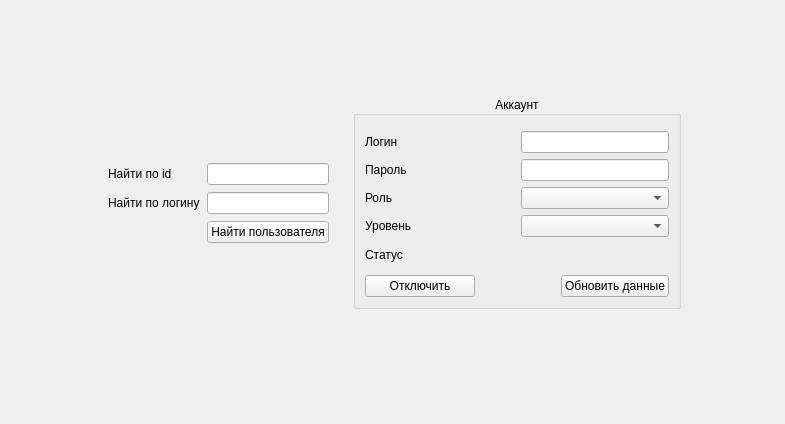
<?xml version="1.0" encoding="UTF-8"?>
<ui version="4.0">
 <class>ProfileEdit</class>
 <widget class="QWidget" name="ProfileEdit">
  <property name="geometry">
   <rect>
    <x>0</x>
    <y>0</y>
    <width>785</width>
    <height>424</height>
   </rect>
  </property>
  <property name="windowTitle">
   <string>Form</string>
  </property>
  <layout class="QHBoxLayout" name="horizontalLayout">
   <item>
    <spacer name="horizontalSpacer">
     <property name="orientation">
      <enum>Qt::Horizontal</enum>
     </property>
     <property name="sizeHint" stdset="0">
      <size>
       <width>40</width>
       <height>20</height>
      </size>
     </property>
    </spacer>
   </item>
   <item>
    <layout class="QVBoxLayout" name="layUsersAndLabelInfo">
     <property name="spacing">
      <number>0</number>
     </property>
     <property name="leftMargin">
      <number>0</number>
     </property>
     <item>
      <spacer name="verticalSpacer_6">
       <property name="orientation">
        <enum>Qt::Vertical</enum>
       </property>
       <property name="sizeHint" stdset="0">
        <size>
         <width>20</width>
         <height>40</height>
        </size>
       </property>
      </spacer>
     </item>
     <item>
      <layout class="QHBoxLayout" name="lay_userForms" stretch="0,0">
       <property name="spacing">
        <number>20</number>
       </property>
       <property name="leftMargin">
        <number>0</number>
       </property>
       <item>
        <layout class="QVBoxLayout" name="lay_userSearch">
         <property name="spacing">
          <number>7</number>
         </property>
         <property name="leftMargin">
          <number>2</number>
         </property>
         <property name="topMargin">
          <number>2</number>
         </property>
         <property name="rightMargin">
          <number>2</number>
         </property>
         <property name="bottomMargin">
          <number>2</number>
         </property>
         <item>
          <spacer name="verticalSpacer_3">
           <property name="orientation">
            <enum>Qt::Vertical</enum>
           </property>
           <property name="sizeHint" stdset="0">
            <size>
             <width>20</width>
             <height>40</height>
            </size>
           </property>
          </spacer>
         </item>
         <item>
          <layout class="QFormLayout" name="formLayout_2">
           <property name="horizontalSpacing">
            <number>7</number>
           </property>
           <property name="verticalSpacing">
            <number>7</number>
           </property>
           <property name="leftMargin">
            <number>2</number>
           </property>
           <property name="topMargin">
            <number>2</number>
           </property>
           <property name="rightMargin">
            <number>2</number>
           </property>
           <property name="bottomMargin">
            <number>2</number>
           </property>
           <item row="0" column="0">
            <widget class="QLabel" name="l_searchId">
             <property name="text">
              <string>Найти по id</string>
             </property>
            </widget>
           </item>
           <item row="0" column="1">
            <widget class="QLineEdit" name="le_searchId"/>
           </item>
           <item row="1" column="0">
            <widget class="QLabel" name="l_searchLogin">
             <property name="text">
              <string>Найти по логину</string>
             </property>
            </widget>
           </item>
           <item row="1" column="1">
            <widget class="QLineEdit" name="le_searchLogin"/>
           </item>
           <item row="2" column="1">
            <widget class="QPushButton" name="b_search">
             <property name="text">
              <string>Найти пользователя</string>
             </property>
            </widget>
           </item>
          </layout>
         </item>
         <item>
          <spacer name="verticalSpacer_5">
           <property name="orientation">
            <enum>Qt::Vertical</enum>
           </property>
           <property name="sizeHint" stdset="0">
            <size>
             <width>20</width>
             <height>40</height>
            </size>
           </property>
          </spacer>
         </item>
        </layout>
       </item>
       <item>
        <layout class="QVBoxLayout" name="lay_userInfo">
         <property name="spacing">
          <number>7</number>
         </property>
         <item>
          <spacer name="verticalSpacer_2">
           <property name="orientation">
            <enum>Qt::Vertical</enum>
           </property>
           <property name="sizeHint" stdset="0">
            <size>
             <width>20</width>
             <height>40</height>
            </size>
           </property>
          </spacer>
         </item>
         <item>
          <widget class="QGroupBox" name="groupBox">
           <property name="sizePolicy">
            <sizepolicy hsizetype="MinimumExpanding" vsizetype="MinimumExpanding">
             <horstretch>0</horstretch>
             <verstretch>0</verstretch>
            </sizepolicy>
           </property>
           <property name="minimumSize">
            <size>
             <width>0</width>
             <height>0</height>
            </size>
           </property>
           <property name="title">
            <string>Аккаунт</string>
           </property>
           <property name="alignment">
            <set>Qt::AlignCenter</set>
           </property>
           <layout class="QFormLayout" name="formLayout_3">
            <property name="topMargin">
             <number>15</number>
            </property>
            <item row="0" column="0">
             <widget class="QLabel" name="l_login">
              <property name="text">
               <string>Логин</string>
              </property>
             </widget>
            </item>
            <item row="0" column="1">
             <widget class="QLineEdit" name="le_login"/>
            </item>
            <item row="1" column="0">
             <widget class="QLabel" name="l_password">
              <property name="text">
               <string>Пароль</string>
              </property>
             </widget>
            </item>
            <item row="1" column="1">
             <widget class="QLineEdit" name="le_password"/>
            </item>
            <item row="2" column="0">
             <widget class="QLabel" name="l_role">
              <property name="text">
               <string>Роль</string>
              </property>
             </widget>
            </item>
            <item row="2" column="1">
             <widget class="QComboBox" name="cb_role"/>
            </item>
            <item row="3" column="0">
             <widget class="QLabel" name="l_level">
              <property name="text">
               <string>Уровень</string>
              </property>
             </widget>
            </item>
            <item row="3" column="1">
             <widget class="QComboBox" name="cb_level"/>
            </item>
            <item row="5" column="0">
             <layout class="QHBoxLayout" name="horizontalLayout_2">
              <property name="rightMargin">
               <number>0</number>
              </property>
              <property name="bottomMargin">
               <number>0</number>
              </property>
              <item>
               <widget class="QPushButton" name="b_setStatus">
                <property name="minimumSize">
                 <size>
                  <width>110</width>
                  <height>0</height>
                 </size>
                </property>
                <property name="text">
                 <string>Отключить</string>
                </property>
                <property name="iconSize">
                 <size>
                  <width>0</width>
                  <height>0</height>
                 </size>
                </property>
               </widget>
              </item>
              <item>
               <spacer name="horizontalSpacer_4">
                <property name="orientation">
                 <enum>Qt::Horizontal</enum>
                </property>
                <property name="sizeHint" stdset="0">
                 <size>
                  <width>40</width>
                  <height>20</height>
                 </size>
                </property>
               </spacer>
              </item>
             </layout>
            </item>
            <item row="5" column="1">
             <layout class="QHBoxLayout" name="horizontalLayout_3">
              <item>
               <spacer name="horizontalSpacer_3">
                <property name="orientation">
                 <enum>Qt::Horizontal</enum>
                </property>
                <property name="sizeHint" stdset="0">
                 <size>
                  <width>40</width>
                  <height>20</height>
                 </size>
                </property>
               </spacer>
              </item>
              <item>
               <widget class="QPushButton" name="b_update">
                <property name="text">
                 <string>Обновить данные</string>
                </property>
                <property name="iconSize">
                 <size>
                  <width>0</width>
                  <height>0</height>
                 </size>
                </property>
               </widget>
              </item>
             </layout>
            </item>
            <item row="4" column="0">
             <widget class="QLabel" name="l_status">
              <property name="text">
               <string>Статус</string>
              </property>
             </widget>
            </item>
            <item row="4" column="1">
             <widget class="QLabel" name="l_setStatus">
              <property name="minimumSize">
               <size>
                <width>0</width>
                <height>26</height>
               </size>
              </property>
              <property name="text">
               <string/>
              </property>
             </widget>
            </item>
           </layout>
          </widget>
         </item>
         <item>
          <spacer name="verticalSpacer">
           <property name="orientation">
            <enum>Qt::Vertical</enum>
           </property>
           <property name="sizeHint" stdset="0">
            <size>
             <width>20</width>
             <height>40</height>
            </size>
           </property>
          </spacer>
         </item>
        </layout>
       </item>
      </layout>
     </item>
     <item>
      <widget class="QLabel" name="l_info">
       <property name="minimumSize">
        <size>
         <width>0</width>
         <height>20</height>
        </size>
       </property>
       <property name="text">
        <string/>
       </property>
      </widget>
     </item>
     <item>
      <layout class="QFormLayout" name="formLayout">
       <property name="rightMargin">
        <number>2</number>
       </property>
      </layout>
     </item>
     <item>
      <spacer name="verticalSpacer_4">
       <property name="orientation">
        <enum>Qt::Vertical</enum>
       </property>
       <property name="sizeHint" stdset="0">
        <size>
         <width>20</width>
         <height>40</height>
        </size>
       </property>
      </spacer>
     </item>
    </layout>
   </item>
   <item>
    <spacer name="horizontalSpacer_2">
     <property name="orientation">
      <enum>Qt::Horizontal</enum>
     </property>
     <property name="sizeHint" stdset="0">
      <size>
       <width>40</width>
       <height>20</height>
      </size>
     </property>
    </spacer>
   </item>
  </layout>
 </widget>
 <resources/>
 <connections/>
</ui>
